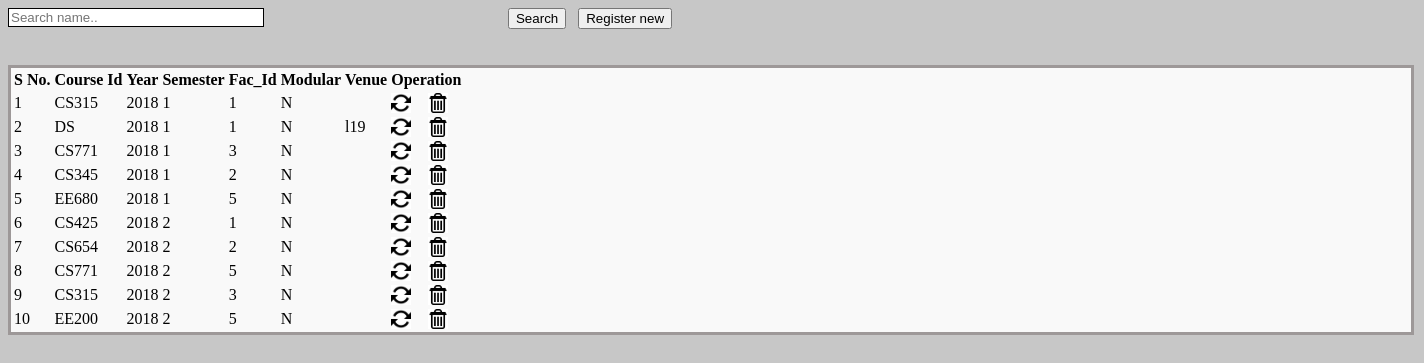
The page /View_Offering.php on the database its author committed.
### tables this page shows
CREATE TABLE `offering` (
  `course_id` varchar(6) NOT NULL,
  `year` int(4) NOT NULL,
  `semester` varchar(10) NOT NULL,
  `fac_id` varchar(10) NOT NULL,
  `modular` varchar(2) NOT NULL,
  `venue` varchar(10) NOT NULL
);

### View_Offering.php (the view, shortened to what this page needs)
<!DOCTYPE html PUBLIC "-//W3C//DTD XHTML 1.0 Transitional//EN" "http://www.w3.org/TR/xhtml1/DTD/xhtml1-transitional.dtd">
<html xmlns="http://www.w3.org/1999/xhtml">
<head>
<link rel="stylesheet" type="text/css" href="css/style_view.css" />
</head>
<body>
<div class="btn_pos">
        <form method="post">
            <input type="text" name="searchtxt" class="input_box_pos form-control" placeholder="Search name.." />
            <div class="btn_pos_search">
            <input type="submit" class="btn btn-primary btn-large" name="btnsearch" value="Search"/>&nbsp;&nbsp;
            <a href="?tag=offering_entry"><input type="button" class="btn btn-large btn-primary" value="Register new" name="butAdd"/></a>
            </div>
        </form>
    </div><br><br>
<div class="table_margin">
<table class="table table-bordered">
        <thead>
            <tr>
            <th style="text-align: center;">S No.</th>
 	    <th style="text-align: center;">Course Id</th>
            <th style="text-align: center;">Year</th>
            <th style="text-align: center;">Semester</th>
            <th style="text-align: center;">Fac_Id</th>
            <th style="text-align: center;">Modular</th>
            <th style="text-align: center;">Venue</th>
            <th style="text-align: center;" colspan="2">Operation</th>
        </tr>
        <?php
	$key="";
	if($key !="")
		$sql_sel=mysqli_query($con,"SElECT * FROM offering WHERE course_id  like '%$key%' ORDER by year, semester");
	else
		 $sql_sel=mysqli_query($con,"SELECT * FROM offering ORDER by year, semester");
    $i=0;
    while($row=mysqli_fetch_array($sql_sel)){
    $i++;
    ?>
      <tr>
            <td><?php echo $i;?></td>
	    <td><?php echo $row['course_id'];?></td>
            <td><?php echo $row['year'];?></td>
            <td><?php echo $row['semester'];?></td>
            <td><?php echo $row['fac_id'];?></td>
	    <td><?php echo $row['modular'];?></td>
            <td><?php echo $row['venue'];?></td>
            <td><a href="?tag=offering_entry&opr=upd&usr_id=<?php echo $row['year'];?>&third_id=<?php echo $row['semester'];?>&rs_id=<?php echo $row['course_id'];?>" title="Update"><img style="-webkit-box-shadow: 0px 0px 0px 0px rgba(50, 50, 50, 0.75);-moz-box-shadow:    0px 0px 0px 0px rgba(50, 50, 50, 0.75);box-shadow:         0px 0px 0px 0px rgba(50, 50, 50, 0.75);" src="picture/update.png" height="20" alt="Update" /></a></td>
            <td><a href="?tag=view_offering&opr=del&usr_id=<?php echo $row['year'];?>&third_id=<?php echo $row['semester'];?>&rs_id=<?php echo $row['course_id'];?>" title="Delete"><img style="-webkit-box-shadow: 0px 0px 0px 0px rgba(50, 50, 50, 0.75);-moz-box-shadow:    0px 0px 0px 0px rgba(50, 50, 50, 0.75);box-shadow:         0px 0px 0px 0px rgba(50, 50, 50, 0.75);" src="picture/delete.jpg" height="20" alt="Delete" /></a></td>
        </tr>
    <?php
    }
    ?>
    </table>
</div>
</body>
</html>

### css/style_view.css (style rules this page uses)
body { background-color: #c7c7c7; }
.table_margin { background-color: #f9f9f9; }
.table_margin { width: 1400px; border: 3px solid #9d9898; }
.btn_pos { text-align: center; }
.input_box_pos { width: 250px; border: 1px solid black; float: left; }
.btn_pos { margin-right: 500px; }

### rows shown on the page
offering: course "CS315", year "2018", semester "1", fac "1", modular "N"
offering: course "DS", year "2018", semester "1", fac "1", modular "N", venue "l19"
offering: course "CS771", year "2018", semester "1", fac "3", modular "N"
offering: course "CS345", year "2018", semester "1", fac "2", modular "N"
offering: course "EE680", year "2018", semester "1", fac "5", modular "N"
offering: course "CS425", year "2018", semester "2", fac "1", modular "N"
offering: course "CS654", year "2018", semester "2", fac "2", modular "N"
offering: course "CS771", year "2018", semester "2", fac "5", modular "N"
offering: course "CS315", year "2018", semester "2", fac "3", modular "N"
offering: course "EE200", year "2018", semester "2", fac "5", modular "N"
